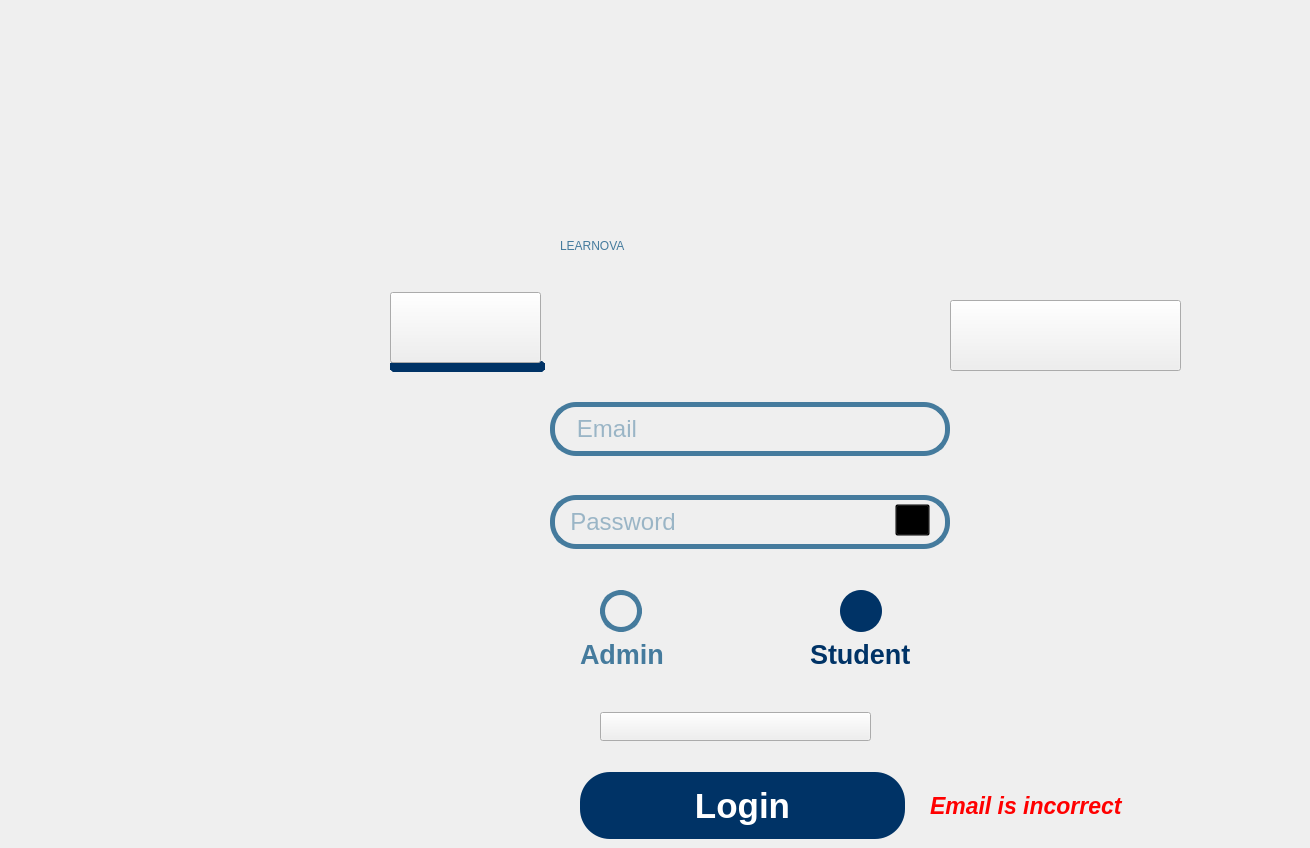
    <widget class="QWidget" name="login_page">
     <property name="styleSheet">
      <string notr="true">background-image: url(:/images/images/Desktop-1.png);</string>
     </property>
     <widget class="QLineEdit" name="email_fild">
      <property name="geometry">
       <rect>
        <x>550</x>
        <y>402</y>
        <width>400</width>
        <height>54</height>
       </rect>
      </property>
      <property name="font">
       <font>
        <family>Arial</family>
        <pointsize>18</pointsize>
        <bold>false</bold>
       </font>
      </property>
      <property name="styleSheet">
       <string notr="true">background:transparent;
border:5px solid #457B9D;
border-radius:26px;
color:#457B9D
</string>
      </property>
      <property name="frame">
       <bool>true</bool>
      </property>
      <property name="alignment">
       <set>Qt::AlignmentFlag::AlignLeading|Qt::AlignmentFlag::AlignLeft|Qt::AlignmentFlag::AlignVCenter</set>
      </property>
      <property name="placeholderText">
       <string>   Email</string>
      </property>
     </widget>
     <widget class="QPushButton" name="forgpas_btn">
      <property name="geometry">
       <rect>
        <x>600</x>
        <y>712</y>
        <width>271</width>
        <height>29</height>
       </rect>
      </property>
      <property name="cursor">
       <cursorShape>PointingHandCursor</cursorShape>
      </property>
      <property name="text">
       <string/>
      </property>
     </widget>
     <widget class="QLabel" name="Login">
      <property name="geometry">
       <rect>
        <x>393</x>
        <y>285</y>
        <width>191</width>
        <height>81</height>
       </rect>
      </property>
      <property name="font">
       <font>
        <family>Arial</family>
        <pointsize>41</pointsize>
        <bold>true</bold>
       </font>
      </property>
      <property name="styleSheet">
       <string notr="true">color: rgb(0, 51, 102);
background:transparent</string>
      </property>
      <property name="text">
       <string>Login</string>
      </property>
     </widget>
     <widget class="QLabel" name="admin_lbl">
      <property name="geometry">
       <rect>
        <x>580</x>
        <y>639</y>
        <width>101</width>
        <height>31</height>
       </rect>
      </property>
      <property name="font">
       <font>
        <family>Arial</family>
        <pointsize>20</pointsize>
        <bold>true</bold>
       </font>
      </property>
      <property name="styleSheet">
       <string notr="true">background:transparent;
color:#457B9D;</string>
      </property>
      <property name="text">
       <string>Admin</string>
      </property>
     </widget>
     <widget class="QLabel" name="Learnova_text">
      <property name="geometry">
       <rect>
        <x>560</x>
        <y>210</y>
        <width>491</width>
        <height>71</height>
       </rect>
      </property>
      <property name="styleSheet">
       <string notr="true">color: rgb(69, 123, 157);
font: 700 53pt &quot;Arial&quot;;
background:transparent</string>
      </property>
      <property name="text">
       <string>LEARNOVA</string>
      </property>
     </widget>
     <widget class="QPushButton" name="login_btn">
      <property name="geometry">
       <rect>
        <x>580</x>
        <y>772</y>
        <width>325</width>
        <height>67</height>
       </rect>
      </property>
      <property name="font">
       <font>
        <family>Arial</family>
        <pointsize>26</pointsize>
        <bold>true</bold>
       </font>
      </property>
      <property name="cursor">
       <cursorShape>PointingHandCursor</cursorShape>
      </property>
      <property name="styleSheet">
       <string notr="true">background:transparent;
background-color: #003366;
border-radius: 30px;
color:white;</string>
      </property>
      <property name="text">
       <string>Login</string>
      </property>
     </widget>
     <widget class="QPushButton" name="registerswitch_btn">
      <property name="geometry">
       <rect>
        <x>950</x>
        <y>300</y>
        <width>231</width>
        <height>71</height>
       </rect>
      </property>
      <property name="cursor">
       <cursorShape>PointingHandCursor</cursorShape>
      </property>
      <property name="mouseTracking">
       <bool>false</bool>
      </property>
      <property name="styleSheet">
       <string notr="true"/>
      </property>
      <property name="text">
       <string/>
      </property>
     </widget>
     <widget class="QFrame" name="frame">
      <property name="geometry">
       <rect>
        <x>390</x>
        <y>361</y>
        <width>155</width>
        <height>11</height>
       </rect>
      </property>
      <property name="styleSheet">
       <string notr="true">border: 8px solid #003366;
background-color: transparent;
border-radius:5px;


</string>
      </property>
      <property name="frameShape">
       <enum>QFrame::Shape::HLine</enum>
      </property>
      <property name="frameShadow">
       <enum>QFrame::Shadow::Sunken</enum>
      </property>
     </widget>
     <widget class="QPushButton" name="loginswitch_btn">
      <property name="geometry">
       <rect>
        <x>390</x>
        <y>292</y>
        <width>151</width>
        <height>71</height>
       </rect>
      </property>
      <property name="cursor">
       <cursorShape>PointingHandCursor</cursorShape>
      </property>
      <property name="mouseTracking">
       <bool>false</bool>
      </property>
      <property name="styleSheet">
       <string notr="true"/>
      </property>
      <property name="text">
       <string/>
      </property>
     </widget>
     <widget class="QLineEdit" name="pass_fild">
      <property name="geometry">
       <rect>
        <x>550</x>
        <y>495</y>
        <width>400</width>
        <height>54</height>
       </rect>
      </property>
      <property name="font">
       <font>
        <family>Arial</family>
        <pointsize>18</pointsize>
        <bold>false</bold>
       </font>
      </property>
      <property name="styleSheet">
       <string notr="true">background:transparent;
border:5px solid #457B9D;
border-radius:26px;
color:#457B9D
</string>
      </property>
      <property name="frame">
       <bool>true</bool>
      </property>
      <property name="echoMode">
       <enum>QLineEdit::EchoMode::Password</enum>
      </property>
      <property name="placeholderText">
       <string>  Password</string>
      </property>
     </widget>
     <widget class="QLabel" name="stud_lbl">
      <property name="geometry">
       <rect>
        <x>810</x>
        <y>639</y>
        <width>121</width>
        <height>31</height>
       </rect>
      </property>
      <property name="font">
       <font>
        <family>Arial</family>
        <pointsize>20</pointsize>
        <bold>true</bold>
       </font>
      </property>
      <property name="styleSheet">
       <string notr="true">background:transparent;
color:#003366;</string>
      </property>
      <property name="text">
       <string>Student</string>
      </property>
     </widget>
     <widget class="QPushButton" name="stud_btn">
      <property name="geometry">
       <rect>
        <x>840</x>
        <y>590</y>
        <width>42</width>
        <height>42</height>
       </rect>
      </property>
      <property name="minimumSize">
       <size>
        <width>42</width>
        <height>42</height>
       </size>
      </property>
      <property name="maximumSize">
       <size>
        <width>42</width>
        <height>42</height>
       </size>
      </property>
      <property name="cursor">
       <cursorShape>PointingHandCursor</cursorShape>
      </property>
      <property name="styleSheet">
       <string notr="true">background:transparent;
background-color: #003366;
border-radius: 21px;</string>
      </property>
      <property name="text">
       <string/>
      </property>
     </widget>
     <widget class="QPushButton" name="admin_btn">
      <property name="geometry">
       <rect>
        <x>600</x>
        <y>590</y>
        <width>42</width>
        <height>42</height>
       </rect>
      </property>
      <property name="minimumSize">
       <size>
        <width>42</width>
        <height>42</height>
       </size>
      </property>
      <property name="maximumSize">
       <size>
        <width>42</width>
        <height>42</height>
       </size>
      </property>
      <property name="cursor">
       <cursorShape>PointingHandCursor</cursorShape>
      </property>
      <property name="styleSheet">
       <string notr="true">background:transparent;
border:5px solid #457B9D;
border-radius: 21px;</string>
      </property>
      <property name="text">
       <string/>
      </property>
     </widget>
     <widget class="QLabel" name="forgpas_txt">
      <property name="geometry">
       <rect>
        <x>600</x>
        <y>710</y>
        <width>291</width>
        <height>31</height>
       </rect>
      </property>
      <property name="font">
       <font>
        <family>Arial</family>
        <pointsize>20</pointsize>
        <bold>true</bold>
        <underline>true</underline>
       </font>
      </property>
      <property name="styleSheet">
       <string notr="true">background:transparent;
color:#003366;</string>
      </property>
      <property name="text">
       <string>Forgot Password?</string>
      </property>
      <property name="alignment">
       <set>Qt::AlignmentFlag::AlignCenter</set>
      </property>
     </widget>
     <widget class="QLabel" name="Register">
      <property name="geometry">
       <rect>
        <x>960</x>
        <y>285</y>
        <width>281</width>
        <height>81</height>
       </rect>
      </property>
      <property name="font">
       <font>
        <family>Arial</family>
        <pointsize>41</pointsize>
        <bold>true</bold>
       </font>
      </property>
      <property name="styleSheet">
       <string notr="true">color: rgb(69, 123, 157);
background:transparent;</string>
      </property>
      <property name="text">
       <string>Register</string>
      </property>
     </widget>
     <widget class="QLabel" name="error_lbl">
      <property name="geometry">
       <rect>
        <x>930</x>
        <y>796</y>
        <width>371</width>
        <height>20</height>
       </rect>
      </property>
      <property name="sizePolicy">
       <sizepolicy hsizetype="Expanding" vsizetype="Expanding">
        <horstretch>0</horstretch>
        <verstretch>0</verstretch>
       </sizepolicy>
      </property>
      <property name="font">
       <font>
        <family>Arial</family>
        <pointsize>17</pointsize>
        <italic>true</italic>
        <bold>true</bold>
       </font>
      </property>
      <property name="styleSheet">
       <string notr="true">background:transparent;
color:red
</string>
      </property>
      <property name="text">
       <string>Email is incorrect</string>
      </property>
     </widget>
     <widget class="QLabel" name="hidded_pic_2">
      <property name="geometry">
       <rect>
        <x>895</x>
        <y>504</y>
        <width>35</width>
        <height>35</height>
       </rect>
      </property>
      <property name="cursor">
       <cursorShape>ArrowCursor</cursorShape>
      </property>
      <property name="styleSheet">
       <string notr="true">background:transparent;</string>
      </property>
      <property name="text">
       <string/>
      </property>
     </widget>
     <widget class="QPushButton" name="hidden_pass_btn_2">
      <property name="geometry">
       <rect>
        <x>895</x>
        <y>504</y>
        <width>35</width>
        <height>32</height>
       </rect>
      </property>
      <property name="cursor">
       <cursorShape>PointingHandCursor</cursorShape>
      </property>
      <property name="styleSheet">
       <string notr="true">background:transparent;</string>
      </property>
      <property name="text">
       <string/>
      </property>
     </widget>
     <zorder>forgpas_txt</zorder>
     <zorder>Register</zorder>
     <zorder>Login</zorder>
     <zorder>email_fild</zorder>
     <zorder>admin_lbl</zorder>
     <zorder>Learnova_text</zorder>
     <zorder>login_btn</zorder>
     <zorder>frame</zorder>
     <zorder>pass_fild</zorder>
     <zorder>stud_lbl</zorder>
     <zorder>admin_btn</zorder>
     <zorder>stud_btn</zorder>
     <zorder>loginswitch_btn</zorder>
     <zorder>registerswitch_btn</zorder>
     <zorder>forgpas_btn</zorder>
     <zorder>error_lbl</zorder>
     <zorder>hidded_pic_2</zorder>
     <zorder>hidden_pass_btn_2</zorder>
    </widget>
